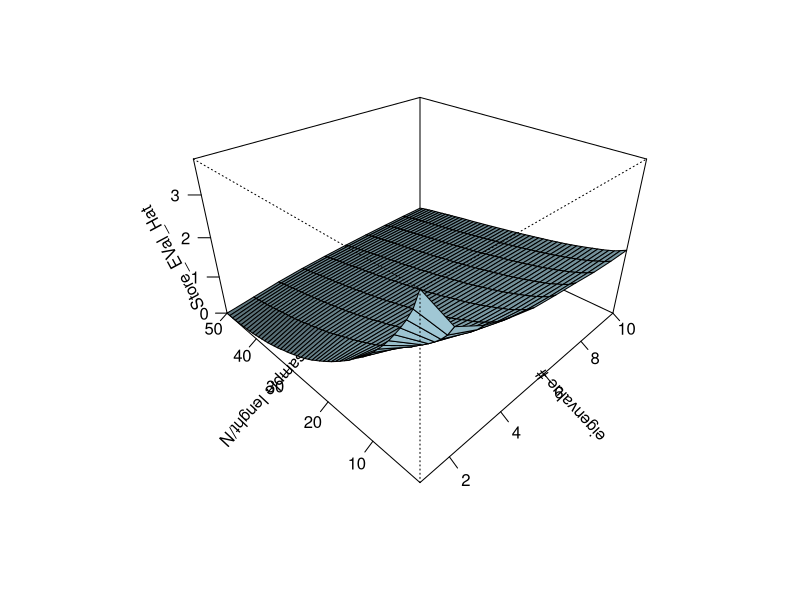

Write the R code that produced this figure.
library(mvtnorm)

#'This script displays the sample eigenvalues dispersion phenomenon, as described in A. Meucci,
#'"Risk and Asset Allocation", Springer, 2005,  Chapter 4.
#'
#' @references
#' \url{http://symmys.com/node/170}
#' See Meucci's script for "S_EigenValueDispersion.R"
#'
#' @author Xavier Valls \email{flamejat@@gmail.com}

##################################################################################################################
### Inputs

N = 50;
SampleLenght = seq( N , 10 * N, N)
nSim = 50;

##################################################################################################################
### Generate mesh and surface

Mu = matrix( 0, N, 1 );
Sigma= diag( 1, N );

# compute true eigenvalues
Eigen = eigen(Sigma);
Index = order( -( Eigen$values ));
EVec  = Eigen$vectors[ , Index ];
EVal  = diag( Eigen$Values[ Index, Index ]);

# compute eigenvalues of sample estimator
nSampleLenght = length( SampleLenght );
Store_EVal_Hat = matrix( NaN, nSampleLenght, N ); # preallocation for speed
for( i in 1 : nSampleLenght )
 {  
    T = SampleLenght[ i ];
    EVal_Hat = 0;
    for( n in 1 : nSim )
    {
        X = rmvnorm( T, Mu, Sigma );
        Sigma_Hat = cov( X );
        L = eigen( Sigma_Hat )$values;
        Index = order(-(L));
        L = L[ Index];

        EVal_Hat = EVal_Hat + L;
    }
    EVal_Hat = EVal_Hat / nSim;

    Store_EVal_Hat[ i, ] = t(EVal_Hat);
}

##################################################################################################################
### Display surface
dev.new();

persp( SampleLenght/N, 1 :N , Store_EVal_Hat,
    theta = 7 * 45, phi = 30, expand=0.6, col='lightblue', shade=0.75, ltheta=120, 
    ticktype='detailed', xlab = "eigenvalue #", ylab = "sample lenght/N");

